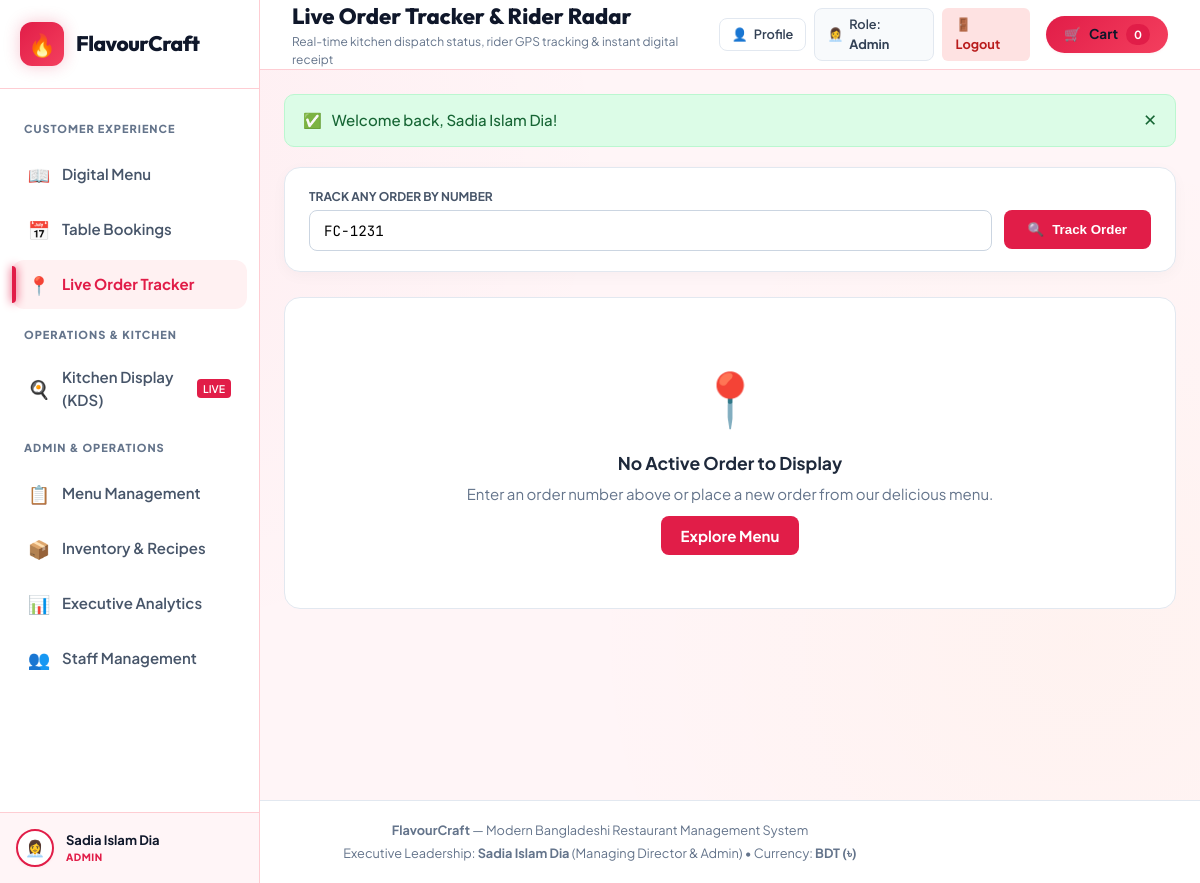
Page /track_order.php?order_id=FC-1231 (signed in) on the earlier database version.
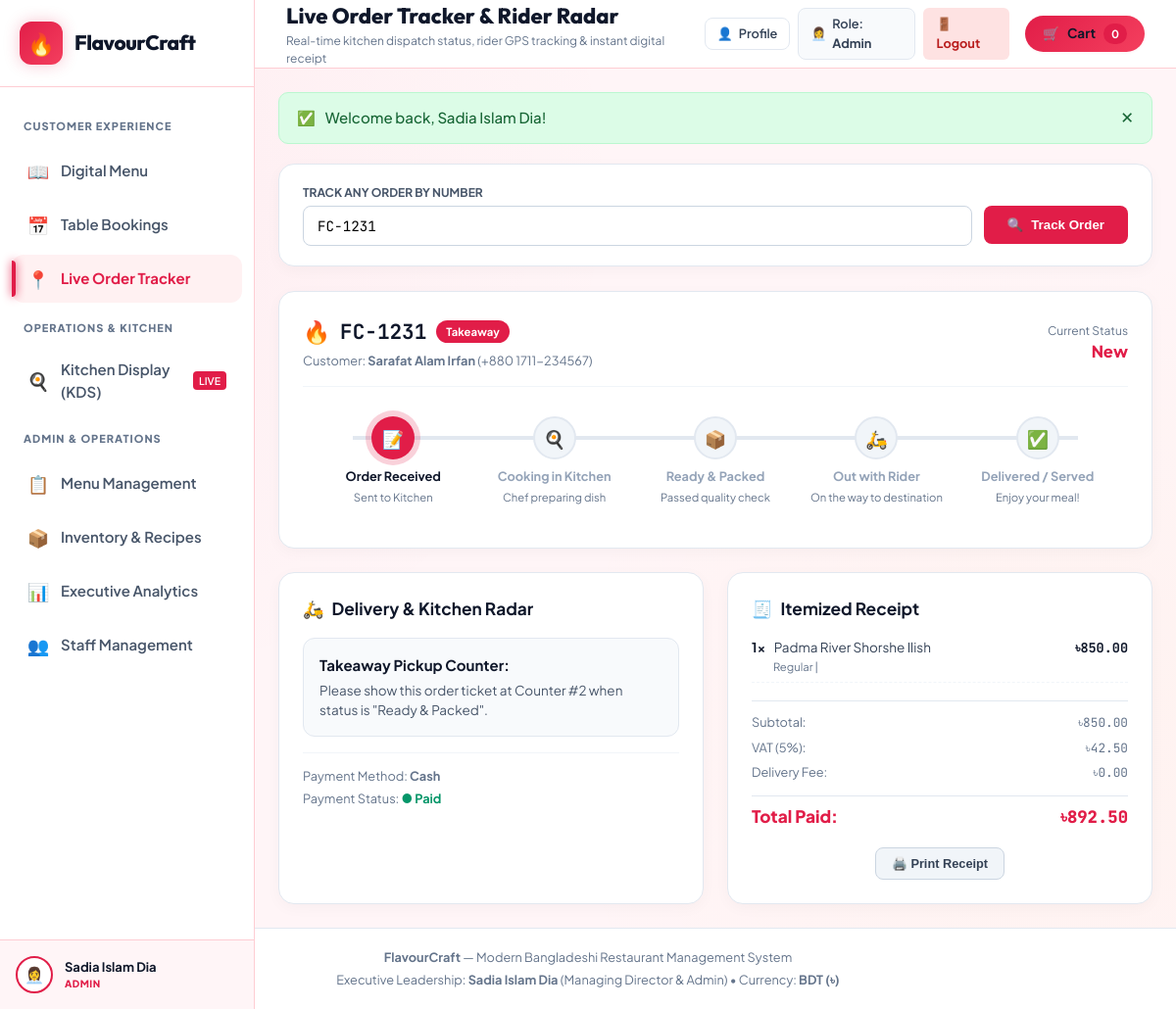
Same page on the later database version.
### tables this page shows
CREATE TABLE `orders` (
  `id` int(11) NOT NULL AUTO_INCREMENT,
  `order_uid` varchar(64) NOT NULL,
  `order_number` varchar(50) NOT NULL,
  `order_type` enum('Dine-In','Takeaway','Delivery') NOT NULL DEFAULT 'Dine-In',
  `table_number` varchar(20) DEFAULT NULL,
  `delivery_address` text DEFAULT NULL,
  `customer_name` varchar(100) NOT NULL,
  `customer_phone` varchar(30) NOT NULL,
  `subtotal` decimal(10,2) NOT NULL DEFAULT 0.00,
  `tax_vat` decimal(10,2) NOT NULL DEFAULT 0.00,
  `service_charge` decimal(10,2) NOT NULL DEFAULT 0.00,
  `delivery_fee` decimal(10,2) NOT NULL DEFAULT 0.00,
  `discount_amount` decimal(10,2) NOT NULL DEFAULT 0.00,
  `total_amount` decimal(10,2) NOT NULL DEFAULT 0.00,
  `payment_method` varchar(50) DEFAULT 'bKash',
  `payment_status` enum('Pending','Paid','Refunded') DEFAULT 'Paid',
  `status` enum('New','Preparing','Ready to Serve','Out for Delivery','Completed') DEFAULT 'New',
  `created_at` timestamp NOT NULL DEFAULT current_timestamp(),
  PRIMARY KEY (`id`),
  UNIQUE KEY `order_uid` (`order_uid`),
  UNIQUE KEY `order_number` (`order_number`)
);

CREATE TABLE `order_items` (
  `id` int(11) NOT NULL AUTO_INCREMENT,
  `order_uid` varchar(64) NOT NULL,
  `item_uid` varchar(64) NOT NULL,
  `item_name` varchar(150) NOT NULL,
  `quantity` int(11) NOT NULL DEFAULT 1,
  `unit_price` decimal(10,2) NOT NULL,
  `modifiers` text DEFAULT NULL,
  `item_total` decimal(10,2) NOT NULL,
  PRIMARY KEY (`id`),
  KEY `order_uid` (`order_uid`),
  CONSTRAINT `order_items_ibfk_1` FOREIGN KEY (`order_uid`) REFERENCES `orders` (`order_uid`) ON DELETE CASCADE
);

### config/db.php (called while the page is built, shortened)
<?php
function format_bdt($amount) {
    return '৳' . number_format((float)$amount, 2);
}

### track_order.php (the view, shortened to what the changed rows need)
<?php
require_once __DIR__ . '/includes/header.php';
$search_order = trim($_GET['order_id'] ?? '');
$order = null;
$order_items = [];
$conn = get_db();
if ($conn && !empty($search_order)) {
    $safe_search = mysqli_real_escape_string($conn, $search_order);
    $res = mysqli_query($conn, "SELECT * FROM orders WHERE order_number = '{$safe_search}' OR order_uid = '{$safe_search}' LIMIT 1");
    if ($res && $order = mysqli_fetch_assoc($res)) {
        $safe_order_uid = mysqli_real_escape_string($conn, $order['order_uid']);
        $item_res = mysqli_query($conn, "SELECT * FROM order_items WHERE order_uid = '{$safe_order_uid}'");
        if ($item_res) {
            while ($row = mysqli_fetch_assoc($item_res)) {
                $order_items[] = $row;
            }
        }
    }
}
?>
<?php if (!$order): ?>
  <div style="background: #fff; border-radius: 16px; padding: 60px 20px; text-align: center; border: 1px solid #e2e8f0;">
    <div style="font-size: 3.5rem; margin-bottom: 14px;">📍</div>
    <h3 style="color: #1e293b; margin-bottom: 6px;">No Active Order to Display</h3>
    <p style="color: #64748b; margin-bottom: 20px;">Enter an order number above or place a new order from our delicious menu.</p>
    <a href="index.php" style="background: #e11d48; color: #fff; padding: 10px 20px; border-radius: 8px; font-weight: 700; text-decoration: none;">Explore Menu</a>
  </div>
<?php else:
  $status = $order['status'] ?? 'New';
  $steps = [
    'New' => ['icon' => '📝', 'label' => 'Order Received', 'desc' => 'Sent to Kitchen'],
    'Preparing' => ['icon' => '🍳', 'label' => 'Cooking in Kitchen', 'desc' => 'Chef preparing dish'],
    'Ready to Serve' => ['icon' => '📦', 'label' => 'Ready & Packed', 'desc' => 'Passed quality check'],
    'Out for Delivery' => ['icon' => '🛵', 'label' => 'Out with Rider', 'desc' => 'On the way to destination'],
    'Completed' => ['icon' => '✅', 'label' => 'Delivered / Served', 'desc' => 'Enjoy your meal!']
  ];
  $status_keys = array_keys($steps);
  $current_idx = array_search($status, $status_keys);
?>
  <div style="background: #fff; border-radius: 16px; padding: 24px; border: 1px solid #e2e8f0; margin-bottom: 24px; box-shadow: 0 4px 15px rgba(0,0,0,0.03);">
    <div style="display: flex; justify-content: space-between; align-items: center; flex-wrap: wrap; gap: 15px; border-bottom: 1px solid #f1f5f9; padding-bottom: 16px; margin-bottom: 20px;">
      <div>
        <div style="display: flex; align-items: center; gap: 10px;">
          <span style="font-size: 1.5rem;">🔥</span>
          <h2 style="font-size: 1.4rem; margin: 0; color: #0f172a; font-family: 'JetBrains Mono', monospace;">
            <?php echo htmlspecialchars($order['order_number']); ?>
          </h2>
          <span style="background: #e11d48; color: #fff; font-size: 0.75rem; font-weight: 700; padding: 3px 10px; border-radius: 20px;">
            <?php echo htmlspecialchars($order['order_type'] ?? 'Dine-In'); ?>
          </span>
        </div>
        <div style="color: #64748b; font-size: 0.85rem; margin-top: 4px;">
          Customer: <strong><?php echo htmlspecialchars($order['customer_name']); ?></strong> (<?php echo htmlspecialchars($order['customer_phone']); ?>)
        </div>
      </div>
      <div style="text-align: right;">
        <div style="font-size: 0.8rem; color: #64748b;">Current Status</div>
        <div style="font-size: 1.1rem; font-weight: 800; color: #e11d48;">
          <?php echo htmlspecialchars($status); ?>
        </div>
      </div>
    </div>
    <div style="display: flex; justify-content: space-between; position: relative; margin: 30px 10px 20px;">
      <?php foreach ($steps as $k => $step_info):
        $idx = array_search($k, $status_keys);
        $is_done = ($idx <= $current_idx);
        $is_active = ($idx === $current_idx);
      ?>
        <div style="position: relative; z-index: 3; text-align: center; flex: 1;">
          <div style="width: 44px; height: 44px; border-radius: 50%; margin: 0 auto 8px; display: flex; align-items: center; justify-content: center; font-size: 1.2rem; <?php echo $is_active ? 'background: #e11d48; color: #fff; box-shadow: 0 0 0 6px rgba(225,29,72,0.2);' : ($is_done ? 'background: #059669; color: #fff;' : 'background: #f1f5f9; color: #94a3b8; border: 2px solid #e2e8f0;'); ?>">
            <?php echo $step_info['icon']; ?>
          </div>
          <div style="font-size: 0.85rem; font-weight: 700; color: <?php echo $is_done ? '#0f172a' : '#94a3b8'; ?>;">
            <?php echo $step_info['label']; ?>
          </div>
          <div style="font-size: 0.75rem; color: #64748b; margin-top: 2px;">
            <?php echo $step_info['desc']; ?>
          </div>
        </div>
      <?php endforeach; ?>
    </div>
  </div>
  <div style="display: grid; grid-template-columns: 1fr 1fr; gap: 24px;">
    <div style="background: #fff; border-radius: 16px; padding: 24px; border: 1px solid #e2e8f0; box-shadow: 0 4px 15px rgba(0,0,0,0.03);">
      <h3 style="font-size: 1.15rem; margin: 0 0 16px; color: #0f172a; display: flex; align-items: center; gap: 8px;">
        <span>🛵</span> Delivery & Kitchen Radar
      </h3>
      <?php if (($order['order_type'] ?? '') === 'Delivery'): ?>
        <div style="background: #f8fafc; border-radius: 12px; padding: 16px; border: 1px solid #e2e8f0; margin-bottom: 16px;">
          <div style="display: flex; align-items: center; gap: 14px;">
            <div style="width: 50px; height: 50px; border-radius: 50%; background: #fed7aa; display: flex; align-items: center; justify-content: center; font-size: 1.5rem;">
              🛵
            </div>
            <div>
              <div style="font-weight: 700; color: #0f172a;">Rider: Tanvir Alam</div>
              <div style="font-size: 0.8rem; color: #64748b;">Vehicle: Honda Motorcycle (Dhaka Metro-Ha 44-1234)</div>
              <div style="font-size: 0.8rem; color: #059669; font-weight: 600; margin-top: 2px;">● Active Tracking</div>
            </div>
          </div>
        </div>
        <div style="font-size: 0.85rem; color: #475569; margin-bottom: 8px;">
          <strong>Delivery Destination:</strong><br />
          <?php echo htmlspecialchars($order['delivery_address'] ?? 'Banani, Dhaka'); ?>
        </div>
      <?php else: ?>
        <div style="background: #f8fafc; border-radius: 12px; padding: 16px; border: 1px solid #e2e8f0; margin-bottom: 16px;">
          <div style="font-weight: 700; color: #0f172a;">Takeaway Pickup Counter:</div>
          <div style="font-size: 0.9rem; color: #475569; margin-top: 4px;">Please show this order ticket at Counter #2 when status is "Ready & Packed".</div>
        </div>
      <?php endif; ?>
      <div style="border-top: 1px solid #f1f5f9; padding-top: 14px; margin-top: 10px; font-size: 0.85rem; color: #64748b;">
        <div>Payment Method: <strong><?php echo htmlspecialchars($order['payment_method'] ?? 'bKash'); ?></strong></div>
        <div style="margin-top: 4px;">Payment Status: <span style="color: #059669; font-weight: 700;">● Paid</span></div>
      </div>
    </div>
    <div style="background: #fff; border-radius: 16px; padding: 24px; border: 1px solid #e2e8f0; box-shadow: 0 4px 15px rgba(0,0,0,0.03);">
      <h3 style="font-size: 1.15rem; margin: 0 0 16px; color: #0f172a; display: flex; align-items: center; gap: 8px;">
        <span>🧾</span> Itemized Receipt
      </h3>
      <div style="display: flex; flex-direction: column; gap: 10px; margin-bottom: 18px;">
        <?php foreach ($order_items as $item): ?>
          <div style="display: flex; justify-content: space-between; font-size: 0.9rem; border-bottom: 1px dashed #f1f5f9; padding-bottom: 8px;">
            <div>
              <span style="font-weight: 700; color: #0f172a;"><?php echo (int)($item['quantity'] ?? 1); ?>x</span>
              <span style="color: #334155; margin-left: 6px;"><?php echo htmlspecialchars($item['item_name'] ?? $item['name'] ?? 'Dish'); ?></span>
              <?php if (!empty($item['modifiers'])): ?>
                <div style="font-size: 0.75rem; color: #64748b; margin-left: 22px;"><?php echo htmlspecialchars($item['modifiers']); ?></div>
              <?php endif; ?>
            </div>
            <div style="font-family: 'JetBrains Mono', monospace; font-weight: 700; color: #0f172a;">
              <?php echo format_bdt($item['item_total'] ?? (($item['price'] ?? 0) * ($item['quantity'] ?? 1))); ?>
            </div>
          </div>
        <?php endforeach; ?>
      </div>
      <div style="display: flex; flex-direction: column; gap: 6px; font-size: 0.85rem; color: #64748b; border-top: 1px solid #e2e8f0; padding-top: 12px;">
        <div style="display: flex; justify-content: space-between;">
          <span>Subtotal:</span>
          <span style="font-family: 'JetBrains Mono', monospace;"><?php echo format_bdt($order['subtotal'] ?? 0); ?></span>
        </div>
        <div style="display: flex; justify-content: space-between;">
          <span>VAT (5%):</span>
          <span style="font-family: 'JetBrains Mono', monospace;"><?php echo format_bdt($order['tax_vat'] ?? 0); ?></span>
        </div>
        <?php if (!empty($order['delivery_fee'])): ?>
          <div style="display: flex; justify-content: space-between;">
            <span>Delivery Fee:</span>
            <span style="font-family: 'JetBrains Mono', monospace;"><?php echo format_bdt($order['delivery_fee']); ?></span>
          </div>
        <?php endif; ?>
        <div style="display: flex; justify-content: space-between; font-size: 1.15rem; font-weight: 800; color: #e11d48; margin-top: 8px; border-top: 1px solid #e2e8f0; padding-top: 8px;">
          <span>Total Paid:</span>
          <span style="font-family: 'JetBrains Mono', monospace;"><?php echo format_bdt($order['total_amount'] ?? 0); ?></span>
        </div>
      </div>
      <div style="margin-top: 18px; text-align: center;">
        <button onclick="window.print()" style="background: #f1f5f9; color: #334155; border: 1px solid #cbd5e1; padding: 8px 16px; border-radius: 8px; font-size: 0.85rem; font-weight: 600; cursor: pointer;">
          🖨️ Print Receipt
        </button>
      </div>
    </div>
  </div>
<?php endif; ?>
<?php require_once __DIR__ . '/includes/footer.php'; ?>

Differences in the rows shown:
added orders: order_number "FC-1231", order_type "Takeaway", customer_name "Sarafat Alam Irfan", customer_phone "+880 1711-234567", status "New", payment_method "Cash", subtotal "৳850.00", tax_vat "৳42.50", delivery_fee "৳0.00", total_amount "৳892.50"
added order_items: quantity "1", item_name "Padma River Shorshe Ilish", modifiers "Regular |", item_total "৳850.00"
Other differences:
text no longer shown: "📍 No Active Order to Display Enter an order number above or place a new order from our delicious menu. Explore Menu"
text now shown: "🔥 Customer: ( ) Current Status 🛵 Delivery & Kitchen Radar Takeaway Pickup Counter: Please show this order ticket at Counter #2 when status is \"Ready & Packed\". Payment Method: Payment Status: ● Paid 🧾 Itemized Receipt Subtotal: VAT (5%): Delivery Fee: Total Paid: 🖨️ Print Receipt"
new list line: "📝 Order Received Sent to Kitchen"
new list line: "🍳 Cooking in Kitchen Chef preparing dish"
new list line: "📦 Ready & Packed Passed quality check"
new list line: "🛵 Out with Rider On the way to destination"
new list line: "✅ Delivered / Served Enjoy your meal!"
